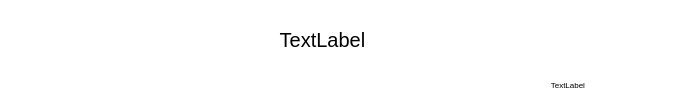
<?xml version="1.0" encoding="UTF-8"?>
<ui version="4.0">
 <class>TodoItem</class>
 <widget class="QWidget" name="TodoItem">
  <property name="geometry">
   <rect>
    <x>0</x>
    <y>0</y>
    <width>700</width>
    <height>100</height>
   </rect>
  </property>
  <property name="sizePolicy">
   <sizepolicy hsizetype="Fixed" vsizetype="Fixed">
    <horstretch>0</horstretch>
    <verstretch>0</verstretch>
   </sizepolicy>
  </property>
  <property name="minimumSize">
   <size>
    <width>700</width>
    <height>100</height>
   </size>
  </property>
  <property name="maximumSize">
   <size>
    <width>700</width>
    <height>16777215</height>
   </size>
  </property>
  <property name="font">
   <font>
    <pointsize>9</pointsize>
   </font>
  </property>
  <property name="windowTitle">
   <string>Form</string>
  </property>
  <property name="styleSheet">
   <string notr="true">background-color: rgb(255, 255, 255);</string>
  </property>
  <layout class="QHBoxLayout" name="horizontalLayout">
   <property name="spacing">
    <number>5</number>
   </property>
   <property name="leftMargin">
    <number>5</number>
   </property>
   <property name="topMargin">
    <number>5</number>
   </property>
   <property name="rightMargin">
    <number>5</number>
   </property>
   <property name="bottomMargin">
    <number>5</number>
   </property>
   <item>
    <widget class="Button" name="isDone" native="true">
     <property name="minimumSize">
      <size>
       <width>50</width>
       <height>50</height>
      </size>
     </property>
     <property name="maximumSize">
      <size>
       <width>50</width>
       <height>50</height>
      </size>
     </property>
    </widget>
   </item>
   <item>
    <layout class="QVBoxLayout" name="verticalLayout">
     <property name="spacing">
      <number>0</number>
     </property>
     <item>
      <widget class="QLabel" name="content">
       <property name="minimumSize">
        <size>
         <width>525</width>
         <height>70</height>
        </size>
       </property>
       <property name="font">
        <font>
         <pointsize>15</pointsize>
        </font>
       </property>
       <property name="styleSheet">
        <string notr="true"/>
       </property>
       <property name="text">
        <string>TextLabel</string>
       </property>
       <property name="alignment">
        <set>Qt::AlignmentFlag::AlignCenter</set>
       </property>
      </widget>
     </item>
     <item>
      <widget class="QLabel" name="dueDate">
       <property name="minimumSize">
        <size>
         <width>525</width>
         <height>20</height>
        </size>
       </property>
       <property name="font">
        <font>
         <pointsize>6</pointsize>
        </font>
       </property>
       <property name="text">
        <string>TextLabel</string>
       </property>
       <property name="alignment">
        <set>Qt::AlignmentFlag::AlignRight|Qt::AlignmentFlag::AlignTrailing|Qt::AlignmentFlag::AlignVCenter</set>
       </property>
      </widget>
     </item>
    </layout>
   </item>
   <item>
    <widget class="Button" name="edit" native="true">
     <property name="minimumSize">
      <size>
       <width>50</width>
       <height>50</height>
      </size>
     </property>
     <property name="maximumSize">
      <size>
       <width>50</width>
       <height>50</height>
      </size>
     </property>
    </widget>
   </item>
   <item>
    <widget class="Button" name="remove" native="true">
     <property name="minimumSize">
      <size>
       <width>50</width>
       <height>50</height>
      </size>
     </property>
     <property name="maximumSize">
      <size>
       <width>50</width>
       <height>50</height>
      </size>
     </property>
    </widget>
   </item>
  </layout>
 </widget>
 <customwidgets>
  <customwidget>
   <class>Button</class>
   <extends>QWidget</extends>
   <header>button.h</header>
   <container>1</container>
  </customwidget>
 </customwidgets>
 <resources/>
 <connections/>
</ui>
